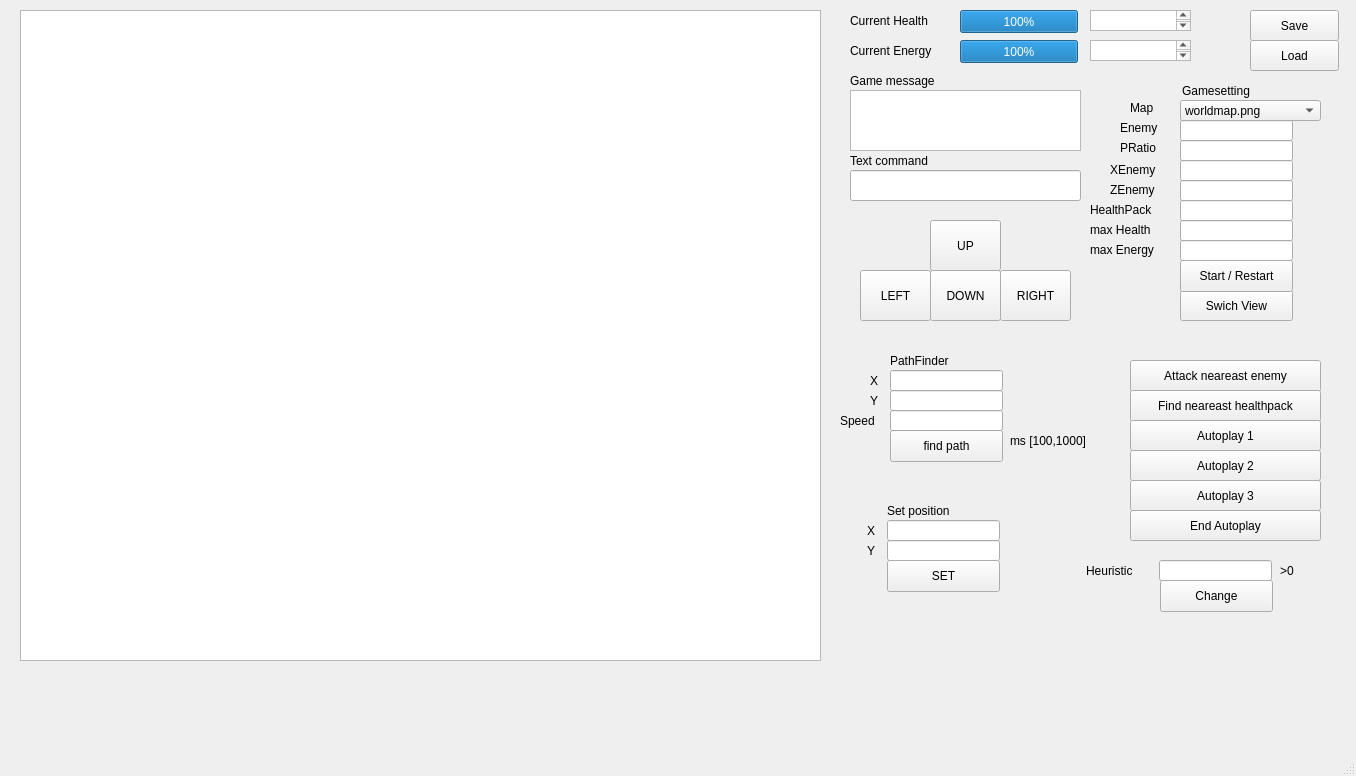
<?xml version="1.0" encoding="UTF-8"?>
<ui version="4.0">
 <class>MainWindow</class>
 <widget class="QMainWindow" name="MainWindow">
  <property name="geometry">
   <rect>
    <x>0</x>
    <y>0</y>
    <width>1356</width>
    <height>776</height>
   </rect>
  </property>
  <property name="sizePolicy">
   <sizepolicy hsizetype="Preferred" vsizetype="Preferred">
    <horstretch>0</horstretch>
    <verstretch>0</verstretch>
   </sizepolicy>
  </property>
  <property name="windowTitle">
   <string>MainWindow</string>
  </property>
  <widget class="QWidget" name="centralwidget">
   <widget class="QTextBrowser" name="textBrowser">
    <property name="enabled">
     <bool>true</bool>
    </property>
    <property name="geometry">
     <rect>
      <x>20</x>
      <y>10</y>
      <width>800</width>
      <height>651</height>
     </rect>
    </property>
    <property name="sizePolicy">
     <sizepolicy hsizetype="Expanding" vsizetype="Expanding">
      <horstretch>1</horstretch>
      <verstretch>1</verstretch>
     </sizepolicy>
    </property>
    <property name="font">
     <font>
      <pointsize>12</pointsize>
      <kerning>false</kerning>
     </font>
    </property>
    <property name="verticalScrollBarPolicy">
     <enum>Qt::ScrollBarAlwaysOn</enum>
    </property>
    <property name="horizontalScrollBarPolicy">
     <enum>Qt::ScrollBarAlwaysOn</enum>
    </property>
    <property name="lineWrapMode">
     <enum>QTextEdit::NoWrap</enum>
    </property>
   </widget>
   <widget class="QPushButton" name="upButton">
    <property name="geometry">
     <rect>
      <x>930</x>
      <y>220</y>
      <width>71</width>
      <height>51</height>
     </rect>
    </property>
    <property name="text">
     <string>UP</string>
    </property>
   </widget>
   <widget class="QPushButton" name="downButton">
    <property name="geometry">
     <rect>
      <x>930</x>
      <y>270</y>
      <width>71</width>
      <height>51</height>
     </rect>
    </property>
    <property name="text">
     <string>DOWN</string>
    </property>
   </widget>
   <widget class="QPushButton" name="rightButton">
    <property name="geometry">
     <rect>
      <x>1000</x>
      <y>270</y>
      <width>71</width>
      <height>51</height>
     </rect>
    </property>
    <property name="text">
     <string>RIGHT</string>
    </property>
   </widget>
   <widget class="QPushButton" name="leftButton">
    <property name="geometry">
     <rect>
      <x>860</x>
      <y>270</y>
      <width>71</width>
      <height>51</height>
     </rect>
    </property>
    <property name="text">
     <string>LEFT</string>
    </property>
   </widget>
   <widget class="QGraphicsView" name="graphicsView">
    <property name="geometry">
     <rect>
      <x>20</x>
      <y>10</y>
      <width>801</width>
      <height>651</height>
     </rect>
    </property>
   </widget>
   <widget class="QPushButton" name="pushButton">
    <property name="geometry">
     <rect>
      <x>1180</x>
      <y>290</y>
      <width>113</width>
      <height>31</height>
     </rect>
    </property>
    <property name="text">
     <string>Swich View</string>
    </property>
   </widget>
   <widget class="QLabel" name="label">
    <property name="geometry">
     <rect>
      <x>850</x>
      <y>10</y>
      <width>101</width>
      <height>21</height>
     </rect>
    </property>
    <property name="text">
     <string>Current Health</string>
    </property>
   </widget>
   <widget class="QLabel" name="label_2">
    <property name="geometry">
     <rect>
      <x>850</x>
      <y>40</y>
      <width>101</width>
      <height>21</height>
     </rect>
    </property>
    <property name="text">
     <string>Current Energy</string>
    </property>
   </widget>
   <widget class="QTextBrowser" name="current_health">
    <property name="geometry">
     <rect>
      <x>1090</x>
      <y>10</y>
      <width>101</width>
      <height>21</height>
     </rect>
    </property>
   </widget>
   <widget class="QTextBrowser" name="current_energy">
    <property name="geometry">
     <rect>
      <x>1090</x>
      <y>40</y>
      <width>101</width>
      <height>21</height>
     </rect>
    </property>
   </widget>
   <widget class="QTextBrowser" name="game_message">
    <property name="geometry">
     <rect>
      <x>850</x>
      <y>90</y>
      <width>231</width>
      <height>61</height>
     </rect>
    </property>
   </widget>
   <widget class="QLabel" name="label_3">
    <property name="geometry">
     <rect>
      <x>850</x>
      <y>70</y>
      <width>101</width>
      <height>21</height>
     </rect>
    </property>
    <property name="text">
     <string>Game message</string>
    </property>
   </widget>
   <widget class="QLabel" name="label_4">
    <property name="geometry">
     <rect>
      <x>850</x>
      <y>150</y>
      <width>101</width>
      <height>21</height>
     </rect>
    </property>
    <property name="text">
     <string>Text command</string>
    </property>
   </widget>
   <widget class="QLineEdit" name="textCommand">
    <property name="geometry">
     <rect>
      <x>850</x>
      <y>170</y>
      <width>231</width>
      <height>31</height>
     </rect>
    </property>
   </widget>
   <widget class="QPushButton" name="findpath_button">
    <property name="geometry">
     <rect>
      <x>890</x>
      <y>430</y>
      <width>113</width>
      <height>32</height>
     </rect>
    </property>
    <property name="text">
     <string>find path</string>
    </property>
   </widget>
   <widget class="QLineEdit" name="target_X">
    <property name="geometry">
     <rect>
      <x>890</x>
      <y>370</y>
      <width>113</width>
      <height>21</height>
     </rect>
    </property>
   </widget>
   <widget class="QLineEdit" name="target_Y">
    <property name="geometry">
     <rect>
      <x>890</x>
      <y>390</y>
      <width>113</width>
      <height>21</height>
     </rect>
    </property>
   </widget>
   <widget class="QLabel" name="label_5">
    <property name="geometry">
     <rect>
      <x>870</x>
      <y>370</y>
      <width>16</width>
      <height>21</height>
     </rect>
    </property>
    <property name="text">
     <string>X</string>
    </property>
   </widget>
   <widget class="QLabel" name="label_6">
    <property name="geometry">
     <rect>
      <x>870</x>
      <y>390</y>
      <width>16</width>
      <height>21</height>
     </rect>
    </property>
    <property name="text">
     <string>Y</string>
    </property>
   </widget>
   <widget class="QPushButton" name="restartButton">
    <property name="geometry">
     <rect>
      <x>1180</x>
      <y>260</y>
      <width>113</width>
      <height>32</height>
     </rect>
    </property>
    <property name="text">
     <string>Start / Restart</string>
    </property>
   </widget>
   <widget class="QComboBox" name="choosemap">
    <property name="geometry">
     <rect>
      <x>1180</x>
      <y>100</y>
      <width>141</width>
      <height>21</height>
     </rect>
    </property>
    <item>
     <property name="text">
      <string>worldmap.png</string>
     </property>
    </item>
    <item>
     <property name="text">
      <string>map_4.jpg</string>
     </property>
    </item>
    <item>
     <property name="text">
      <string>map_3.png</string>
     </property>
    </item>
    <item>
     <property name="text">
      <string>maze1.png</string>
     </property>
    </item>
    <item>
     <property name="text">
      <string>maze2.png</string>
     </property>
    </item>
    <item>
     <property name="text">
      <string>maze3.png</string>
     </property>
    </item>
    <item>
     <property name="text">
      <string>worldmap4.png</string>
     </property>
    </item>
   </widget>
   <widget class="QLabel" name="label_7">
    <property name="geometry">
     <rect>
      <x>1182</x>
      <y>80</y>
      <width>101</width>
      <height>21</height>
     </rect>
    </property>
    <property name="text">
     <string>Gamesetting</string>
    </property>
   </widget>
   <widget class="QLineEdit" name="animationSpeed">
    <property name="geometry">
     <rect>
      <x>890</x>
      <y>410</y>
      <width>113</width>
      <height>21</height>
     </rect>
    </property>
   </widget>
   <widget class="QLabel" name="label_8">
    <property name="geometry">
     <rect>
      <x>840</x>
      <y>410</y>
      <width>41</width>
      <height>21</height>
     </rect>
    </property>
    <property name="text">
     <string>Speed</string>
    </property>
   </widget>
   <widget class="QLabel" name="label_9">
    <property name="geometry">
     <rect>
      <x>1010</x>
      <y>430</y>
      <width>101</width>
      <height>21</height>
     </rect>
    </property>
    <property name="text">
     <string>ms [100,1000]</string>
    </property>
   </widget>
   <widget class="QProgressBar" name="healthBar">
    <property name="geometry">
     <rect>
      <x>960</x>
      <y>10</y>
      <width>118</width>
      <height>23</height>
     </rect>
    </property>
    <property name="value">
     <number>100</number>
    </property>
   </widget>
   <widget class="QProgressBar" name="energyBar">
    <property name="geometry">
     <rect>
      <x>960</x>
      <y>40</y>
      <width>118</width>
      <height>23</height>
     </rect>
    </property>
    <property name="value">
     <number>100</number>
    </property>
   </widget>
   <widget class="QLabel" name="gif">
    <property name="geometry">
     <rect>
      <x>130</x>
      <y>170</y>
      <width>581</width>
      <height>361</height>
     </rect>
    </property>
    <property name="text">
     <string/>
    </property>
   </widget>
   <widget class="QLabel" name="label_10">
    <property name="geometry">
     <rect>
      <x>890</x>
      <y>350</y>
      <width>71</width>
      <height>21</height>
     </rect>
    </property>
    <property name="text">
     <string>PathFinder</string>
    </property>
   </widget>
   <widget class="QLabel" name="label_11">
    <property name="geometry">
     <rect>
      <x>1130</x>
      <y>100</y>
      <width>31</width>
      <height>16</height>
     </rect>
    </property>
    <property name="text">
     <string>Map</string>
    </property>
   </widget>
   <widget class="QLabel" name="label_12">
    <property name="geometry">
     <rect>
      <x>1120</x>
      <y>120</y>
      <width>51</width>
      <height>16</height>
     </rect>
    </property>
    <property name="text">
     <string>Enemy</string>
    </property>
   </widget>
   <widget class="QLabel" name="label_13">
    <property name="geometry">
     <rect>
      <x>1120</x>
      <y>140</y>
      <width>61</width>
      <height>16</height>
     </rect>
    </property>
    <property name="text">
     <string>PRatio</string>
    </property>
   </widget>
   <widget class="QLabel" name="label_14">
    <property name="geometry">
     <rect>
      <x>1110</x>
      <y>160</y>
      <width>61</width>
      <height>20</height>
     </rect>
    </property>
    <property name="text">
     <string>XEnemy</string>
    </property>
   </widget>
   <widget class="QLabel" name="label_15">
    <property name="geometry">
     <rect>
      <x>1110</x>
      <y>180</y>
      <width>61</width>
      <height>20</height>
     </rect>
    </property>
    <property name="text">
     <string>ZEnemy</string>
    </property>
   </widget>
   <widget class="QLabel" name="label_16">
    <property name="geometry">
     <rect>
      <x>1090</x>
      <y>200</y>
      <width>81</width>
      <height>20</height>
     </rect>
    </property>
    <property name="text">
     <string>HealthPack</string>
    </property>
   </widget>
   <widget class="QLineEdit" name="enemy">
    <property name="geometry">
     <rect>
      <x>1180</x>
      <y>120</y>
      <width>113</width>
      <height>21</height>
     </rect>
    </property>
   </widget>
   <widget class="QLineEdit" name="penemy">
    <property name="geometry">
     <rect>
      <x>1180</x>
      <y>140</y>
      <width>113</width>
      <height>21</height>
     </rect>
    </property>
   </widget>
   <widget class="QLineEdit" name="xenemy">
    <property name="geometry">
     <rect>
      <x>1180</x>
      <y>160</y>
      <width>113</width>
      <height>21</height>
     </rect>
    </property>
   </widget>
   <widget class="QLineEdit" name="zenemy">
    <property name="geometry">
     <rect>
      <x>1180</x>
      <y>180</y>
      <width>113</width>
      <height>21</height>
     </rect>
    </property>
   </widget>
   <widget class="QLineEdit" name="healthpack">
    <property name="geometry">
     <rect>
      <x>1180</x>
      <y>200</y>
      <width>113</width>
      <height>21</height>
     </rect>
    </property>
   </widget>
   <widget class="QLineEdit" name="set_X">
    <property name="geometry">
     <rect>
      <x>887</x>
      <y>520</y>
      <width>113</width>
      <height>21</height>
     </rect>
    </property>
   </widget>
   <widget class="QLineEdit" name="set_Y">
    <property name="geometry">
     <rect>
      <x>887</x>
      <y>540</y>
      <width>113</width>
      <height>21</height>
     </rect>
    </property>
   </widget>
   <widget class="QLabel" name="label_17">
    <property name="geometry">
     <rect>
      <x>867</x>
      <y>520</y>
      <width>16</width>
      <height>21</height>
     </rect>
    </property>
    <property name="text">
     <string>X</string>
    </property>
   </widget>
   <widget class="QLabel" name="label_18">
    <property name="geometry">
     <rect>
      <x>867</x>
      <y>540</y>
      <width>16</width>
      <height>21</height>
     </rect>
    </property>
    <property name="text">
     <string>Y</string>
    </property>
   </widget>
   <widget class="QLabel" name="label_19">
    <property name="geometry">
     <rect>
      <x>887</x>
      <y>500</y>
      <width>81</width>
      <height>21</height>
     </rect>
    </property>
    <property name="text">
     <string>Set position</string>
    </property>
   </widget>
   <widget class="QPushButton" name="setPosition">
    <property name="geometry">
     <rect>
      <x>887</x>
      <y>560</y>
      <width>113</width>
      <height>32</height>
     </rect>
    </property>
    <property name="text">
     <string>SET</string>
    </property>
   </widget>
   <widget class="QPushButton" name="findNeareastEnemy">
    <property name="geometry">
     <rect>
      <x>1130</x>
      <y>360</y>
      <width>191</width>
      <height>32</height>
     </rect>
    </property>
    <property name="text">
     <string>Attack neareast enemy</string>
    </property>
   </widget>
   <widget class="QPushButton" name="findNearestHealthPack">
    <property name="geometry">
     <rect>
      <x>1130</x>
      <y>390</y>
      <width>191</width>
      <height>32</height>
     </rect>
    </property>
    <property name="text">
     <string>Find neareast healthpack</string>
    </property>
   </widget>
   <widget class="QPushButton" name="autoplay_2">
    <property name="geometry">
     <rect>
      <x>1130</x>
      <y>450</y>
      <width>191</width>
      <height>31</height>
     </rect>
    </property>
    <property name="text">
     <string>Autoplay 2</string>
    </property>
   </widget>
   <widget class="QPushButton" name="autoplay_3">
    <property name="geometry">
     <rect>
      <x>1130</x>
      <y>480</y>
      <width>191</width>
      <height>31</height>
     </rect>
    </property>
    <property name="text">
     <string>Autoplay 3</string>
    </property>
   </widget>
   <widget class="QPushButton" name="autoplay_1">
    <property name="geometry">
     <rect>
      <x>1130</x>
      <y>420</y>
      <width>191</width>
      <height>31</height>
     </rect>
    </property>
    <property name="text">
     <string>Autoplay 1</string>
    </property>
   </widget>
   <widget class="QPushButton" name="save">
    <property name="geometry">
     <rect>
      <x>1250</x>
      <y>10</y>
      <width>89</width>
      <height>31</height>
     </rect>
    </property>
    <property name="text">
     <string>Save</string>
    </property>
   </widget>
   <widget class="QPushButton" name="load">
    <property name="geometry">
     <rect>
      <x>1250</x>
      <y>40</y>
      <width>89</width>
      <height>31</height>
     </rect>
    </property>
    <property name="text">
     <string>Load</string>
    </property>
   </widget>
   <widget class="QLineEdit" name="heuristic">
    <property name="geometry">
     <rect>
      <x>1159</x>
      <y>560</y>
      <width>113</width>
      <height>21</height>
     </rect>
    </property>
   </widget>
   <widget class="QLabel" name="label_20">
    <property name="geometry">
     <rect>
      <x>1086</x>
      <y>560</y>
      <width>71</width>
      <height>21</height>
     </rect>
    </property>
    <property name="text">
     <string>Heuristic</string>
    </property>
   </widget>
   <widget class="QPushButton" name="change_Heuristic">
    <property name="geometry">
     <rect>
      <x>1160</x>
      <y>580</y>
      <width>113</width>
      <height>32</height>
     </rect>
    </property>
    <property name="text">
     <string>Change</string>
    </property>
   </widget>
   <widget class="QPushButton" name="endAutoPlay">
    <property name="geometry">
     <rect>
      <x>1130</x>
      <y>510</y>
      <width>191</width>
      <height>31</height>
     </rect>
    </property>
    <property name="text">
     <string>End Autoplay</string>
    </property>
   </widget>
   <widget class="QLabel" name="label_21">
    <property name="geometry">
     <rect>
      <x>1280</x>
      <y>560</y>
      <width>41</width>
      <height>21</height>
     </rect>
    </property>
    <property name="text">
     <string>&gt;0</string>
    </property>
   </widget>
   <widget class="QLineEdit" name="maxHealth">
    <property name="geometry">
     <rect>
      <x>1180</x>
      <y>220</y>
      <width>113</width>
      <height>21</height>
     </rect>
    </property>
   </widget>
   <widget class="QLineEdit" name="maxEnergy">
    <property name="geometry">
     <rect>
      <x>1180</x>
      <y>240</y>
      <width>113</width>
      <height>21</height>
     </rect>
    </property>
   </widget>
   <widget class="QLabel" name="label_22">
    <property name="geometry">
     <rect>
      <x>1090</x>
      <y>220</y>
      <width>91</width>
      <height>20</height>
     </rect>
    </property>
    <property name="text">
     <string>max Health</string>
    </property>
   </widget>
   <widget class="QLabel" name="label_23">
    <property name="geometry">
     <rect>
      <x>1090</x>
      <y>240</y>
      <width>91</width>
      <height>20</height>
     </rect>
    </property>
    <property name="text">
     <string>max Energy</string>
    </property>
   </widget>
  </widget>
  <widget class="QMenuBar" name="menubar">
   <property name="geometry">
    <rect>
     <x>0</x>
     <y>0</y>
     <width>1356</width>
     <height>22</height>
    </rect>
   </property>
  </widget>
  <widget class="QStatusBar" name="statusbar"/>
 </widget>
 <resources/>
 <connections/>
</ui>
